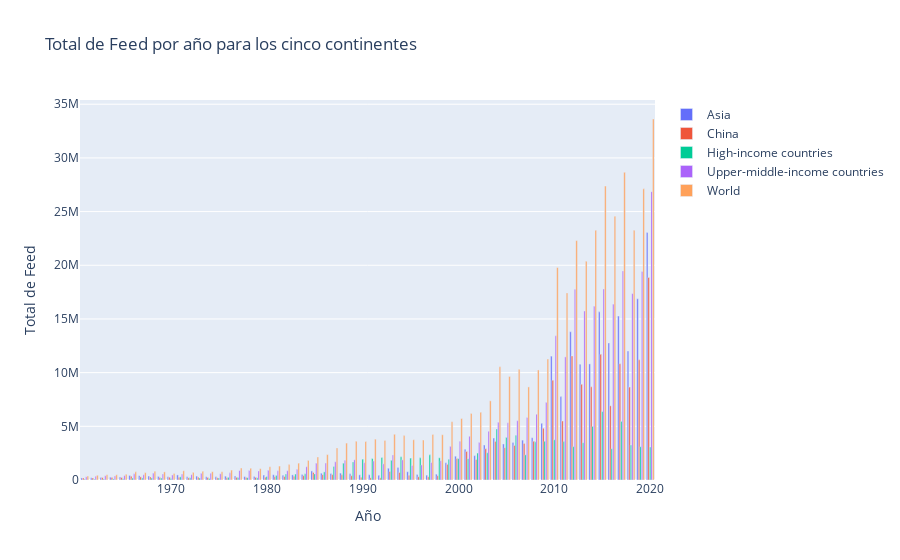

Notebook code for this chart:
### Code cell
agregado = soy.groupby(['Year', 'Entity'])['Feed'].sum().unstack()

top_continents = soy.groupby('Entity')['Feed'].sum().nlargest(5).index

# Filtrar los datos para incluir solo los continentes seleccionados
df_top_continents = soy[soy['Entity'].isin(top_continents)]

# Agrupar los datos filtrados por 'Year' y 'Entity' y sumar el 'Feed'
agregado = df_top_continents.groupby(['Year', 'Entity'])['Feed'].sum().unstack()

# Crear subplots con una sola fila y una columna
fig = make_subplots(rows=1, cols=1)

# Añadir las barras apiladas al subplot
for continente in agregado.columns:
    fig.add_trace(go.Bar(x=agregado.index, y=agregado[continente], name=continente), 1, 1)

# Establecer el título y las etiquetas de los ejes
fig.update_layout(title='Total de Feed por año para los cinco continentes',
                  xaxis_title='Año',
                  yaxis_title='Total de Feed')

# Mostrar el gráfico
fig.show()
